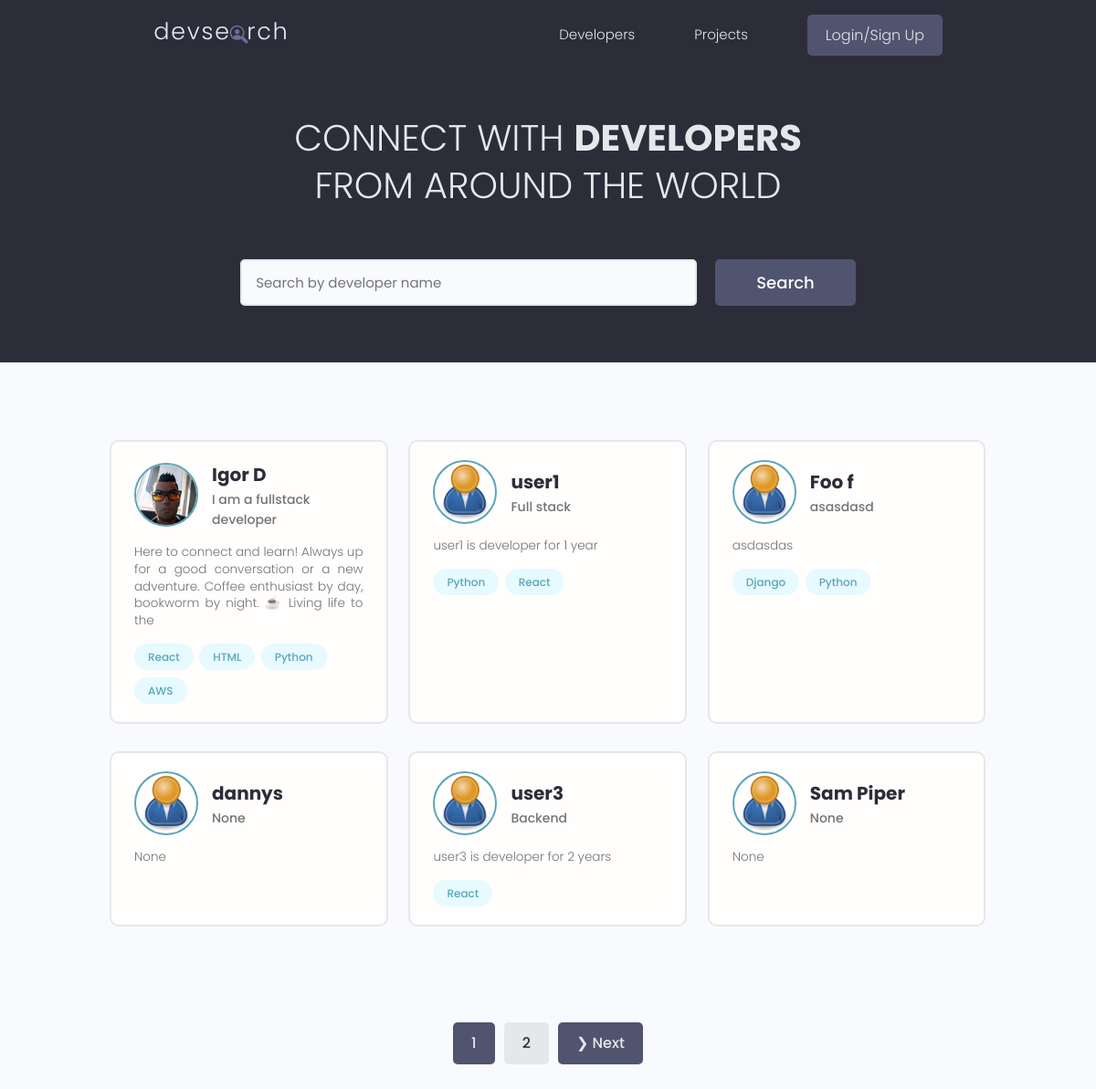
Before: / with the older database file.
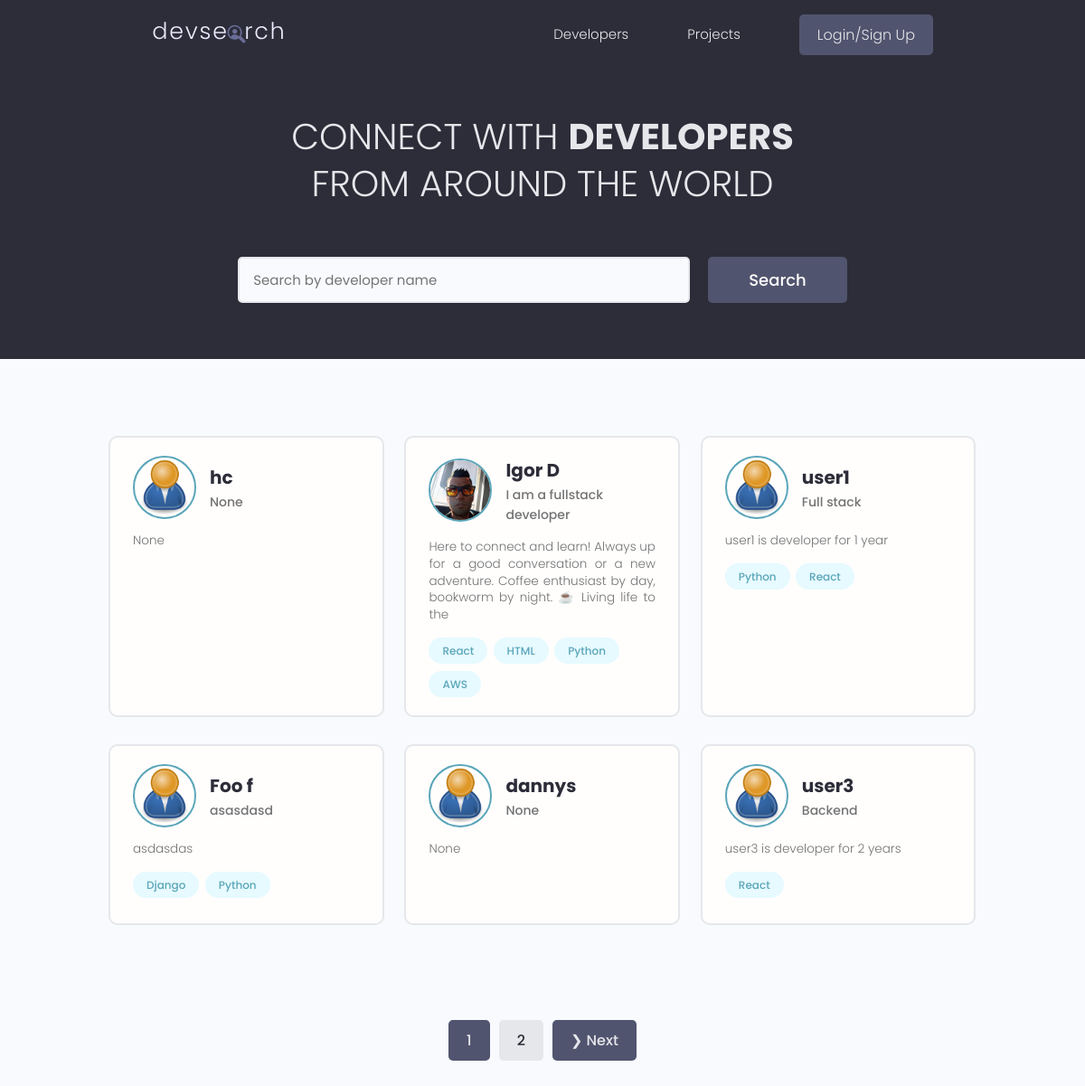
After: the same page with the newer database file.
### users/models.py (models this page shows, shortened)
class Profile(models.Model):
    user = models.OneToOneField(User, on_delete=models.CASCADE, null=True, blank=True)
    name = models.CharField(max_length=200, blank=True, null=True)
    email = models.EmailField(max_length=500, blank=True, null=True)
    username= models.CharField(max_length=200, blank=True, null=True)
    location = models.CharField(max_length=200, blank=True, null=True)
    short_intro = models.CharField(max_length=200, blank=True, null=True)
    bio = models.TextField(blank=True, null=True)
    profile_image = models.ImageField(null=True, blank=True, upload_to='profiles/', default="profiles/user-default.png")
    social_github = models.CharField(max_length=200, blank=True, null=True)
    social_twitter = models.CharField(max_length=200, blank=True, null=True)
    social_linkedin = models.CharField(max_length=200, blank=True, null=True)
    social_youtube = models.CharField(max_length=200, blank=True, null=True)
    social_website = models.CharField(max_length=200, blank=True, null=True)
    created = models.DateTimeField(auto_now_add=True)
    id = models.UUIDField(default=uuid.uuid4, unique=True, primary_key=True, editable=False)

class Skill(models.Model):
    owner = models.ForeignKey(Profile, on_delete=models.CASCADE, null=True, blank=True)
    name = models.CharField(max_length=200, blank=True, null=True)
    description = models.TextField(null=True, blank=True)
    created = models.DateTimeField(auto_now_add=True)
    id = models.UUIDField(default=uuid.uuid4, unique=True, primary_key=True, editable=False)
    def __str__(self):
        return str(self.name)

### users/views.py (the view)
# urls.py: path('', views.profiles, name="profiles"),
def profiles(request):
    profiles, search_query = searchProfiles(request)
    custom_range, profiles = paginateProfiles(request, profiles, 6)
    context = {'profiles': profiles, 'search_query': search_query, 'custom_range': custom_range}
    return render(request, 'users/profiles.html', context)

### users/utils.py (called while the page is built)
def paginateProfiles(request, profiles, results):
    page = request.GET.get('page')
    paginator = Paginator(profiles, results)
    try:
        profiles = paginator.page(page)
    except PageNotAnInteger:
        page = 1
        profiles = paginator.page(page)
    except EmptyPage:
        page = paginator.num_pages
        profiles = paginator.page(page)
    leftIndex = (int(page) - 4)
    if leftIndex < 1:
        leftIndex = 1
    rightIndex = (int(page) + 5)
    if rightIndex > paginator.num_pages:
        rightIndex = paginator.num_pages + 1
    custom_range = range(leftIndex, rightIndex)
    return custom_range, profiles

def searchProfiles(request):
    search_query = ''
    if request.GET.get('search_query'):
        search_query = request.GET.get('search_query')
    skills = Skill.objects.filter(name__icontains=search_query)
    profiles = Profile.objects.distinct().filter(Q(name__icontains=search_query) |
                                                 Q(short_intro__icontains=search_query) |
                                                 Q(skill__in=skills))
    return profiles, search_query

### users/templates/users/profiles.html (shortened to what this page needs)
{% extends 'main.html' %} {% block content %}
<main class="home">
  <section class="hero-section text-center">
    <div class="container container--narrow">
      <div class="hero-section__box">
        <h2>CONNECT WITH <span>DEVELOPERS</span></h2>
        <h2>FROM AROUND THE WORLD</h2>
      </div>
      <div class="hero-section__search">
        <form id="search-form" class="form" action="{% url 'profiles' %}" method="get">
          <div class="form__field">
            <input
              class="input input--text"
              id="formInput#search"
              type="text"
              name="search_query"
              value="{{ search_query }}"
              placeholder="Search by developer name"
            />
          </div>
          <input class="btn btn--sub btn--lg" type="submit" value="Search" />
        </form>
      </div>
    </div>
  </section>
  <section class="devlist">
    <div class="container">
      <div class="grid grid--three">
        {% for profile in profiles %}
        <div class="column card">
          <div class="dev">
            <a href="{% url 'user-profile' profile.id %}" class="card__body">
              <div class="dev__profile">
                <img
                  class="avatar avatar--md"
                  src="{{ profile.profile_image.url }}"
                  alt="image"
                />
                <div class="dev__meta">
                  <h3>{{ profile.name }}</h3>
                  <h5>{{profile.short_intro|slice:"60"}}</h5>
                </div>
              </div>
              <p class="dev__info">{{profile.bio|slice:"150"}}</p>
              <div class="dev__skills">
                {% for skill in profile.skill_set.all|slice:"5" %}
                <span class="tag tag--pill tag--main">
                  <small>{{skill}}</small>
                </span>
                {% endfor %}
              </div>
            </a>
          </div>
        </div>
        {% endfor %}
      </div>
    </div>
  </section>
  {% include 'pagination.html' with queryset=profiles %}
</main>
{% endblock content %}

Changed rows visible on the page:
no longer on this page (row unchanged): Profile: profile_image (placeholder picture), name "Sam Piper", short_intro "None", bio "None"
added Profile: profile_image (placeholder picture), name "hc", short_intro "None", bio "None"
